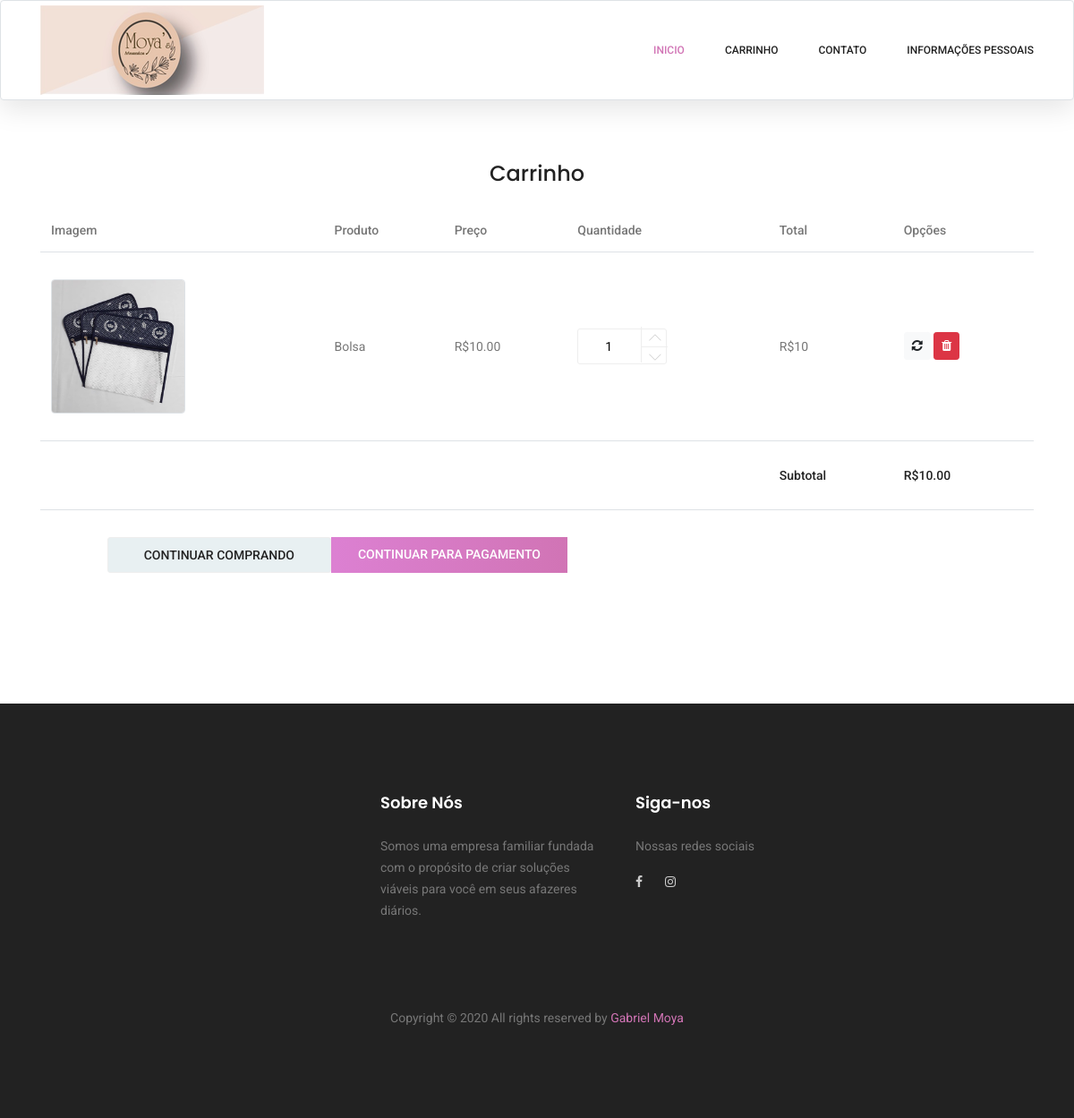
Page /carrinho/ (signed in) on the earlier database version.
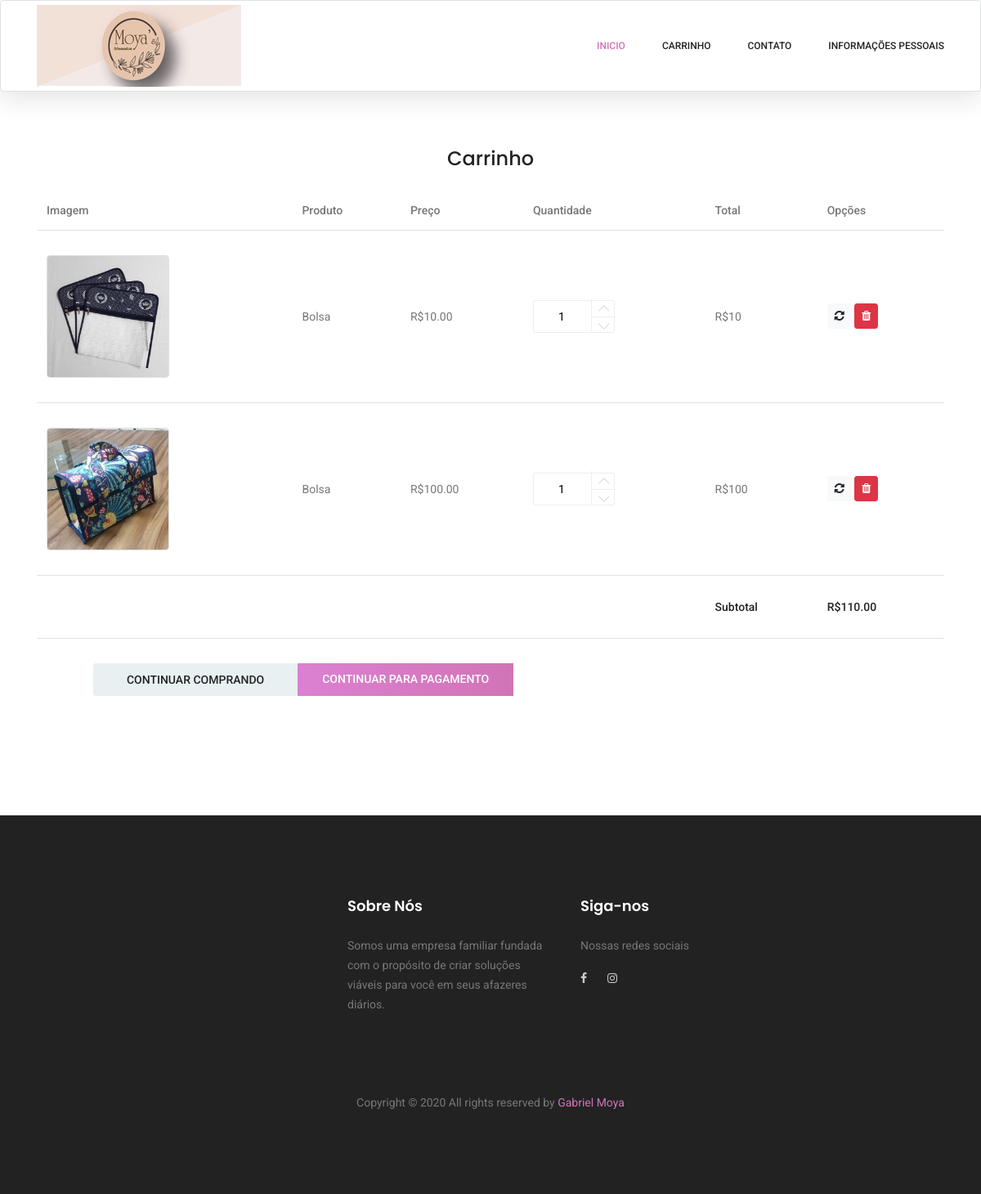
Same page on the later database version.
### clientes/models.py (models this page shows, shortened)
class Carrinho(models.Model):
    quantidade = models.IntegerField()
    valor_unid = models.DecimalField(max_digits=50, decimal_places=2)
    produto = models.ForeignKey(Produto, on_delete=models.PROTECT)
    usuario = models.ForeignKey(User, on_delete=models.PROTECT)

### cadastros/models.py (models this page shows, shortened)
class Produto(models.Model):
    codigo = models.CharField(max_length=100)
    nome = models.CharField(max_length=100)
    descricao = models.CharField(max_length=100)
    estoque = models.IntegerField()
    valorVenda = models.DecimalField(max_digits=50, decimal_places=2)
    imagem = models.ImageField(upload_to="imagens/%Y/%m/%d/", max_length=255, null=True, blank=True)
    categoria = models.ForeignKey(Categoria, on_delete=models.PROTECT)

### clientes/views.py (the view)
# urls.py: path('carrinho/', CarrinhoList.as_view(), name="clientes-carrinho"),
class CarrinhoList(LoginRequiredMixin, ListView):
    model = Carrinho
    template_name = "clientes/carrinho.html"
    def get_context_data(self, *args, **kwargs):
        context = super().get_context_data(*args, **kwargs)
        carrinho = Carrinho.objects.filter(usuario=self.request.user)
        total = 0
        for c in carrinho:
            total += c.valor_unid * c.quantidade
        context["carrinho"] = carrinho
        context["valor"] = total
        return context

### clientes/templates/clientes/carrinho.html (shortened to what this page needs)
{% extends 'clientes/formulario.html' %}
{% load static %}
{%block conteudo%}
<br>
<br>
<br>
<section class="cart_area">
    <h3 class="text-center mt-2 mb-4">Carrinho</h3>
    <div class="container">
        <div class="cart_inner">
            <div class="table-responsive">
                <table class="table">
                    <thead>
                        <tr>
                            <th scope="col">Imagem</th>
                            <th scope="col">Produto</th>
                            <th scope="col">Preço</th>
                            <th scope="col">Quantidade</th>
                            <th scope="col">Total</th>
                            <th scope="col">Opções</th>
                        </tr>
                    </thead>
                    <tbody>
                        {% for c in carrinho %}
                        <tr>
                            <td>
                                <img src="{{ c.produto.imagem.url }}" class="border rounded" width="150" />
                            </td>
                            <td>{{c.produto.nome}}</td>
                            <td>R${{c.valor_unid|floatformat:2}}</td>
                            <td>
                                <div class="product_count">
                                    <input type="text" name="qtde" maxlength="12" value="{{c.quantidade}}" title="Quantidade:" class="input-text qty">
                                    <button class="increase items-count btn-mais" type="button"><i class="lnr lnr-chevron-up"></i></button>
                                    <button class="reduced items-count btn-menos" type="button"><i class="lnr lnr-chevron-down"></i></button>
                                </div>
                            </td>
                            <td>R${% widthratio c.valor_unid 1 c.quantidade %}</td>
                            <td>
                                <a class="btn btn-light btn-sm btn-atualizar" href="{% url 'atualizar-carrinho' c.pk 1 %}"><i class="fa fa-refresh" aria-hidden="true"></i></a>
                                <a href="{% url 'deletar-produto' c.pk %}" class="btn btn-danger btn-sm" title="Remover">
                                    <i class="fa fa-trash" aria-hidden="true"></i>
                                </a>
                            </td>
                        </tr>
                        {% empty %}
                        <tr>
                            <td colspan="6" class="text-center">
                                Nenhum produto no seu carrinho!
                            </td>
                        </tr>
                        {% endfor %}
                        <tr>
                            <td colspan="4"></td>
                            <td>
                                <h5>Subtotal</h5>
                            </td>
                            <td>
                                <h5>R${{ valor }} </h5>
                            </td>
                        </tr>
                        <tr class="out_button_area">
                            <td>
                            </td>
                            <td colspan="4">
                                <div class="checkout_btn_inner d-flex align-items-center">
                                    <a class="gray_btn" href="{% url 'clientes-index' %}">Continuar comprando</a>
                                    <a class="primary-btn" href="{% url 'clientes-pagamento'  %}">Continuar para Pagamento</a>
                                </div>
                            </td>
                        </tr>
                    </tbody>
                </table>
            </div>
        </div>
    </div>
</section>
{%endblock%}

### clientes/templates/clientes/formulario.html (shortened to what this page needs)
{% load static %}
<!DOCTYPE html>
<html lang="zxx" class="no-js">
<head>
    <link rel="stylesheet" href="{% static 'karma/css/linearicons.css' %}">
    <link rel="stylesheet" href="{% static 'karma/css/font-awesome.min.css' %}">
    <link rel="stylesheet" href="{% static 'karma/css/themify-icons.css' %}">
    <link rel="stylesheet" href="{% static 'karma/css/bootstrap.css' %}">
    <link rel="stylesheet" href="{% static 'karma/css/owl.carousel.css' %}">
    <link rel="stylesheet" href="{% static 'karma/css/nice-select.css' %}">
    <link rel="stylesheet" href="{% static 'karma/css/nouislider.min.css' %}">
    <link rel="stylesheet" href="{% static 'karma/css/ion.rangeSlider.css' %}" />
    <link rel="stylesheet" href="{% static 'karma/css/ion.rangeSlider.skinFlat.css' %}"/>
    <link rel="stylesheet" href="{% static 'karma/css/magnific-popup.css' %}">
    <link rel="stylesheet" href="{% static 'karma/css/main.css' %}">
</head>
<body>
    {% block menu%}
    <header class="header_area sticky-header">
        <div class="main_menu">
            <nav class="navbar navbar-expand-lg navbar-light main_box border rounded">
                <div class="container">
                    <a class="navbar-brand logo_h" href="{% static 'karma/index.html' %}"><img src="{% static 'img/logo.png' %}" alt=""></a>
                    <div class="collapse navbar-collapse offset" id="navbarSupportedContent">
                        <ul class="nav navbar-nav menu_nav ml-auto">
                            {% if request.user.is_authenticated %}
                            <li class="nav-item active"><a class="nav-link" href="{% url 'clientes-index' %}">Inicio</a></li>
                            <li class="nav-item"><a class="nav-link" href="{% url 'clientes-carrinho' %}">Carrinho</a></li>
                            <li class="nav-item"><a class="nav-link" href="{% url 'clientes-contato' %}">Contato</a></li>
                            <li class="nav-item  dropdown">
                                <a href="#" class="nav-link dropdown-toggle" data-toggle="dropdown" role="button" aria-haspopup="true"
                                aria-expanded="false">Informações Pessoais</a>
                            </li>
                            {% else %}
                            <li class="nav-item active"><a class="nav-link" href="{% url 'clientes-index' %}">Inicio</a></li>
                            <li class="nav-item"><a class="nav-link" href="{% url 'clientes-contato' %}">Contato</a></li>
                            <li class="nav-item"><a class="nav-link" href="{% url 'login' %}">Entrar</a></li>
                            {% endif %}
                        </ul>
                    </div>
                </div>
            </nav>
        </div>
    </header>
    {%endblock%}
    {%block conteudo%}{%endblock%}
    {%block rodape%}
    <footer class="footer-area section_gap">
        <div class="container">
            <div class="row">
                <div class="col-lg-4  col-md-6 col-sm-6"></div>
                <div class="col-lg-3  col-md-6 col-sm-6">
                    <div class="single-footer-widget">
                        <h6>Sobre Nós</h6>
                        <p>
                           Somos uma empresa familiar fundada com o propósito de criar soluções
                           viáveis para você em seus afazeres diários.
                        </p>
                    </div>
                </div>
                <div class="col-lg-2 col-md-6 col-sm-6">
                    <div class="single-footer-widget">
                        <h6>Siga-nos</h6>
                        <p>Nossas redes sociais</p>
                        <div class="footer-social d-flex align-items-center">
                            <a href="https://www.facebook.com/MoyasArtesanatos/"><i class="fa fa-facebook"></i></a>
                            <a href="https://www.instagram.com/MoyasArtesanatos/"><i class="fa fa-instagram"></i></a>
                        </div>
                    </div>
                </div>
            </div>
            <div class="footer-bottom d-flex justify-content-center align-items-center flex-wrap">
                <p class="footer-text m-0">
                    Copyright &copy;
                    <script>document.write(new Date().getFullYear());</script> All rights reserved by <a href="https://github.com/GabrielMoyaIFPR"
                        target="_blank">Gabriel Moya</a>
                </p>
            </div>
        </div>
    </footer>
    {%endblock%}
</body>
</html>

Differences in the rows shown:
added Carrinho: produto.imagem (picture), produto.nome "Bolsa", valor_unid "100.00", qtde "1", valor_unid+quantidade "100"
Other differences:
{{ valor }}: "10.00" → "110.00"
